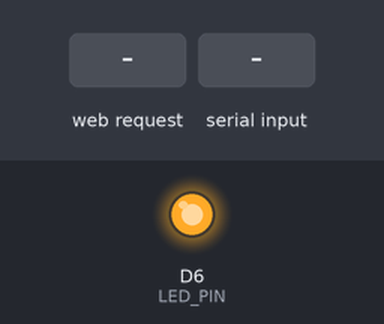
Bench run of a sketch on a simulated ESP8266 (NodeMCU). On the bench: output pins drawn as LEDs (lit = HIGH). The test bench sets the inputs (shaded band). What the sketch prints to the serial monitor is not drawn.

Above: at 1.2 s.
1.3 s: HTTP request GET /send?msg=1 received
At 1.75 s:
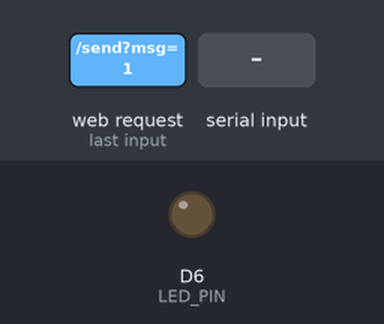
4.3 s: "1\n" received over Serial
At 6.5 s:
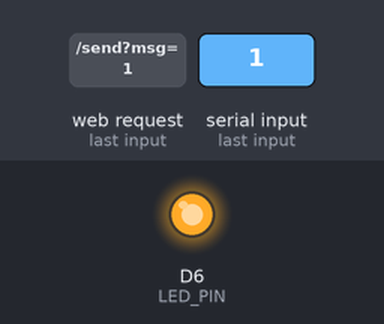
7.3 s: HTTP request GET /send?msg=120 received
At 10.2 s:
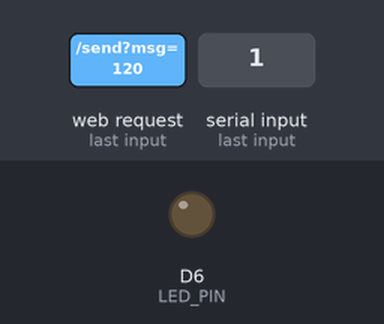
10.3 s: HTTP request GET /send?msg=0 received
Timing chart, 0 to 13.9 s (numbered marks = the images above; inputs shaded):
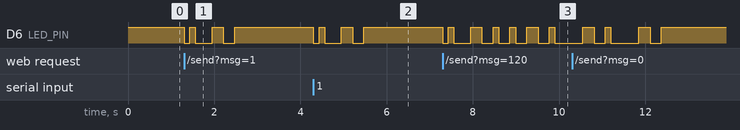

Measured:
- after the input at 1.3 s, D6 (LED_PIN): goes LOW 0.13 s, HIGH 0.13 s, LOW 0.39 s, HIGH 0.26 s, LOW 0.26 s, then HIGH, starting at once
- after the input at 4.3 s, D6 (LED_PIN): goes LOW 0.13 s, HIGH 0.13 s, LOW 0.39 s, HIGH 0.26 s, LOW 0.26 s, then HIGH, starting at once
- after the input at 7.3 s, D6 (LED_PIN): HIGH → LOW at once, → HIGH 0.13 s later, → LOW 0.13 s later, → HIGH 0.39 s later, … (13 changes in this stretch)

The sketch:

transmitterCode.ino
```cpp
#include <ESP8266WiFi.h>
#include <ESP8266WebServer.h>

#define LED_PIN D6
#define BIT_DURATION 130

const char* ssid = "LiFi_AP";
const char* password = "12345678";

ESP8266WebServer server(80);
String serialBuffer;

void setup() {
  pinMode(LED_PIN, OUTPUT);
  digitalWrite(LED_PIN, HIGH);

  Serial.begin(115200);
  Serial.println("Li‑Fi Transmitter Ready");
  Serial.println("Type a message below and press ENTER to send via Serial:");


  WiFi.softAP(ssid, password);


  server.on("/", handleRoot);
  server.on("/send", handleSend);

  server.begin();
}

void loop() {
  server.handleClient();


  if (Serial.available()) {
    char incoming = Serial.read();

    if (incoming == '\n') {
      serialBuffer.trim();
      if (serialBuffer.length() > 0) {
        Serial.print("🖥️ Transmitting (Serial): ");
        Serial.println(serialBuffer);
        sendMessage(serialBuffer);
      }
      serialBuffer = "";
    } else {
      serialBuffer += incoming;
    }
  }
}


void handleRoot() {
  server.send(200, "text/html", R"rawliteral(
<!DOCTYPE html>
<html lang="en">
<head>
  <meta charset="UTF-8" />
  <meta name="viewport" content="width=device-width, initial-scale=1.0" />
  <title>Li‑Fi Transmitter</title>
  <style>
    body {
      margin: 0;
      background: #0e0e0e;
      font-family: 'Segoe UI', sans-serif;
      color: #ffffff;
      display: flex;
      flex-direction: column;
      align-items: center;
      padding: 20px;
    }
    h1 {
      color: #00ffd0;
      margin-bottom: 10px;
      font-size: 1.8em;
    }
    form {
      width: 100%;
      max-width: 400px;
      display: flex;
      flex-direction: column;
      gap: 15px;
      margin-top: 20px;
    }
    input[type="text"] {
      padding: 12px;
      font-size: 16px;
      border: none;
      border-radius: 8px;
      background-color: #1a1a1a;
      color: #ffffff;
    }
    button {
      padding: 12px;
      font-size: 16px;
      background-color: #00ffd0;
      color: #000000;
      border: none;
      border-radius: 8px;
      cursor: pointer;
      transition: background-color 0.3s ease;
    }
    button:hover {
      background-color: #00c7a6;
    }
    .note {
      margin-top: 20px;
      font-size: 14px;
      color: #aaa;
      text-align: center;
    }
    footer {
      margin-top: 30px;
      font-size: 12px;
      color: #555;
    }
  </style>
</head>
<body>
  <h1>✨ Li‑Fi Message Sender</h1>
  <form action="/send" method="GET">
    <input type="text" name="msg" placeholder="Type your message..." maxlength="100" required />
    <button type="submit">Send</button>
  </form>
  <div class="note">💡 Make sure the LED is aligned with the receiver</div>
  <footer>ESP8266 Li‑Fi Project • 2025</footer>
</body>
</html>
)rawliteral");
}


void handleSend() {
  if (server.hasArg("msg")) {
    String input = server.arg("msg");
    input.trim();
    input.replace("<", "");
    input.replace(">", "");
    Serial.print(" Transmitting (Web): ");
    Serial.println(input);
    sendMessage(input);
    server.send(200, "text/html", "<h2> Message Sent!</h2><a href='/'> Back</a>");
  } else {
    server.send(400, "text/html", "<h2> Message Missing</h2><a href='/'> Back</a>");
  }
}


void sendMessage(const String& message) {
  for (unsigned int i = 0; i < message.length(); i++) {
    sendByte(message[i]);
  }
}


void sendByte(char c) {
  Serial.print("Sending '");
  Serial.print(c);
  Serial.print("' → ");

  sendBit(0);

  for (int i = 0; i < 8; i++) {
    bool bit = bitRead(c, i);
    Serial.print(bit);
    sendBit(bit);
  }

  sendBit(1);
  Serial.println();
}


void sendBit(bool bitVal) {
  digitalWrite(LED_PIN, bitVal ? HIGH : LOW);
  delay(BIT_DURATION);
}
```
